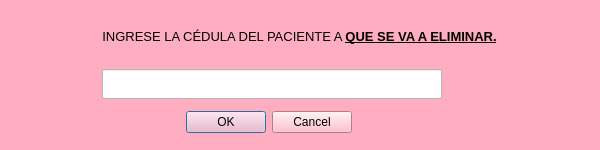
<?xml version="1.0" encoding="UTF-8"?>
<ui version="4.0">
 <class>Dialog</class>
 <widget class="QDialog" name="Dialog">
  <property name="geometry">
   <rect>
    <x>0</x>
    <y>0</y>
    <width>600</width>
    <height>150</height>
   </rect>
  </property>
  <property name="minimumSize">
   <size>
    <width>600</width>
    <height>150</height>
   </size>
  </property>
  <property name="maximumSize">
   <size>
    <width>600</width>
    <height>150</height>
   </size>
  </property>
  <property name="windowTitle">
   <string>Dialog</string>
  </property>
  <property name="styleSheet">
   <string notr="true">background-color: rgb(255, 174, 193);</string>
  </property>
  <layout class="QGridLayout" name="gridLayout">
   <item row="0" column="0">
    <widget class="QLabel" name="label">
     <property name="maximumSize">
      <size>
       <width>1000</width>
       <height>40</height>
      </size>
     </property>
     <property name="text">
      <string>&lt;html&gt;&lt;head/&gt;&lt;body&gt;&lt;p align=&quot;center&quot;&gt;&lt;span style=&quot; font-size:10pt;&quot;&gt;INGRESE LA CÉDULA DEL PACIENTE A &lt;/span&gt;&lt;span style=&quot; font-size:10pt; font-weight:600; text-decoration: underline;&quot;&gt;QUE SE VA A ELIMINAR.&lt;/span&gt;&lt;/p&gt;&lt;/body&gt;&lt;/html&gt;</string>
     </property>
    </widget>
   </item>
   <item row="1" column="0">
    <widget class="QLineEdit" name="InputCedula">
     <property name="maximumSize">
      <size>
       <width>340</width>
       <height>30</height>
      </size>
     </property>
     <property name="styleSheet">
      <string notr="true">background-color: rgb(255, 255, 255);</string>
     </property>
    </widget>
   </item>
   <item row="2" column="0">
    <widget class="QDialogButtonBox" name="BotonOkCancel">
     <property name="enabled">
      <bool>true</bool>
     </property>
     <property name="maximumSize">
      <size>
       <width>250</width>
       <height>16777215</height>
      </size>
     </property>
     <property name="orientation">
      <enum>Qt::Horizontal</enum>
     </property>
     <property name="standardButtons">
      <set>QDialogButtonBox::Cancel|QDialogButtonBox::Ok</set>
     </property>
    </widget>
   </item>
  </layout>
 </widget>
 <resources/>
 <connections/>
</ui>
